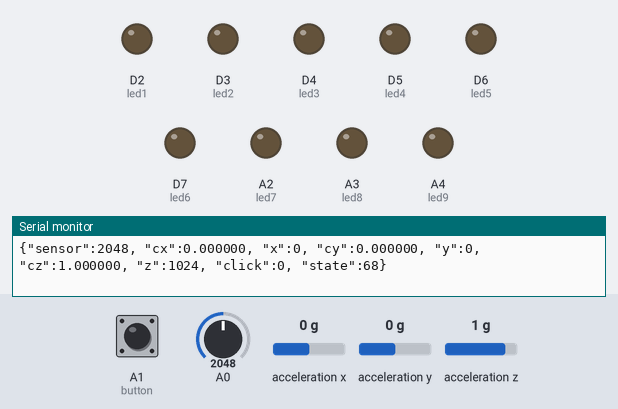
Recording of a sketch running on a simulated Particle Photon. Shown: output pins drawn as LEDs (lit = HIGH), the last lines printed to the serial monitor. Wiring (inferred from the names in the program): MMA8452 accelerometer at I2C address 0x1D. Inputs (shaded band) come from the test bench; at power-on: acceleration x 0 g, acceleration y 0 g, A0 = 2048, A1 (button) LOW, acceleration z 1 g.

Above: at 1.2 s.
1.3 s: acceleration x set to -1.4 g
At 2.3 s:
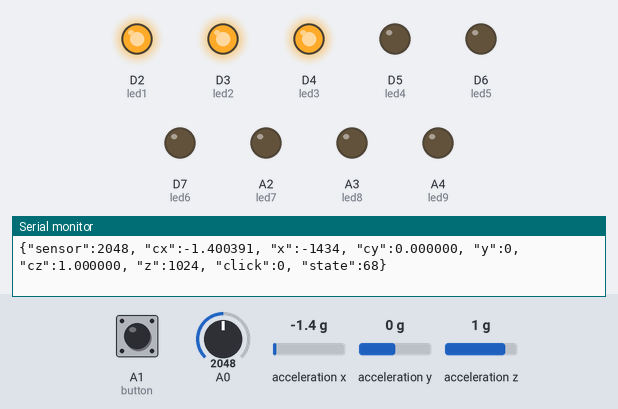
2.8 s: acceleration y set to 0.2 g
At 3.7 s:
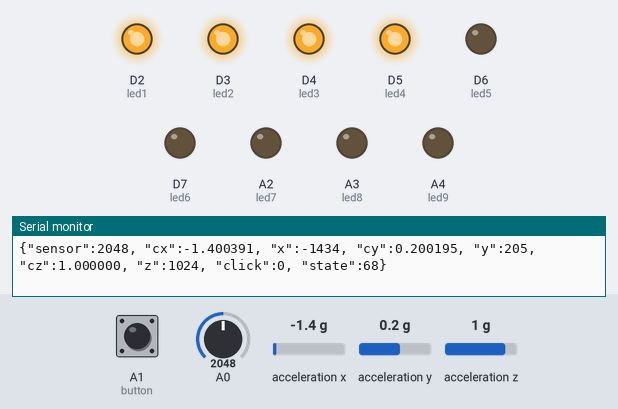
4.3 s: acceleration x set to -0.8 g
7.3 s: acceleration x set to -0.5 g
At 8.4 s:
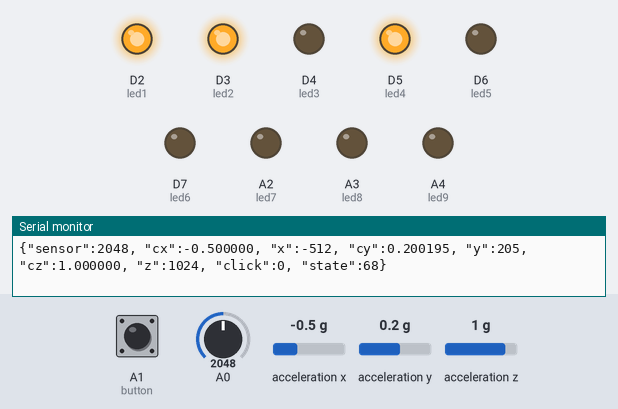
8.8 s: acceleration y set to -1.4 g
At 10.0 s:
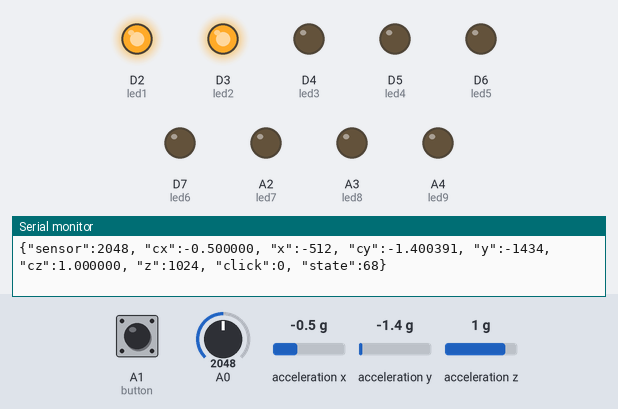
10.3 s: acceleration y set to 0.8 g
At 11.7 s:
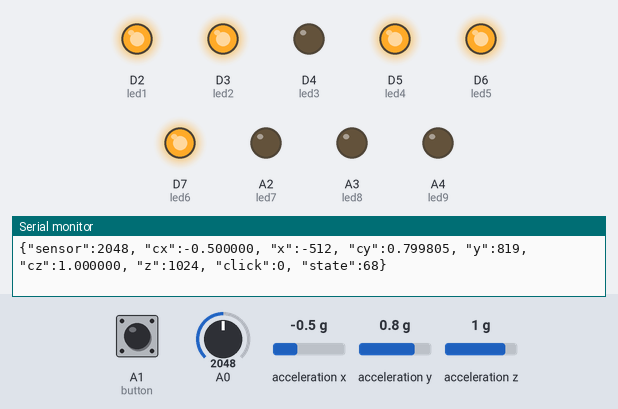
Timing chart, 0 to 12.8 s (numbered marks = the images above; inputs shaded):
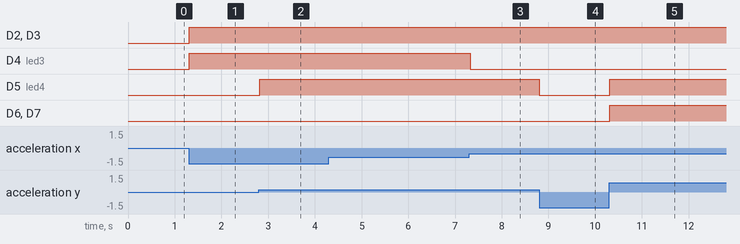

The sketch:

testing.ino
```cpp
SYSTEM_MODE(SEMI_AUTOMATIC);
int led1 = D2;
int led2 = D3;
int led3 = D4;
int led4 = D5;
int led5 = D6;
int led6 = D7;
int led7 = A2;
int led8 = A3;
int led9 = A4;
/*
void setup()
{
    pinMode(led9, OUTPUT);
}

void loop()
{
  digitalWrite(led9,HIGH);
}*/

#include <MMA8452Q.h>
//SYSTEM_MODE(SEMI_AUTOMATIC);
char publishString1[180];
// Create an MMA8452Q object, used throughout the rest of the sketch.
MMA8452Q accel;
//int led1 = A5;
int selection = 1;
char inByte = 'D';
int state = 68;
int button = A1;
// The above works if the MMA8452Q's address select pin (SA0) is high.
// If SA0 is low (if the jumper on the back of the SparkFun MMA8452Q breakout
// board is closed), initialize it like this:
// MMA8452Q accel(MMA8452Q_ADD_SA0_);

void setup()
{
    Serial.begin(9600);
    accel.init(SCALE_2G, ODR_1);
    pinMode(led1, OUTPUT);
    pinMode(led2, OUTPUT);
    pinMode(led3, OUTPUT);
    pinMode(led4, OUTPUT);
    pinMode(led5, OUTPUT);
    pinMode(led6, OUTPUT);
    pinMode(led7, OUTPUT);
    pinMode(led8, OUTPUT);
    pinMode(led9, OUTPUT);
    //Spark.function("led",ledToggle);
    pinMode(button, INPUT);
    //pinMode(D5, OUTPUT);
    //pinMode(D6, OUTPUT);
    //pinMode(D7, OUTPUT);
}

void loop()
{

    if (Serial.available())
    {
       inByte = Serial.read();
       state = int(inByte);
       if(state == 68){
         ledToggle("on");
       }else if( state == 86){
         ledToggle("off");
       }
    }

    if (accel.available())
    {
        accel.read();
        unsigned lightSensor = analogRead(A0);
        int x = accel.x;
        float cx = accel.cx;
        int y = accel.y;
        float cy = accel.cy;
        int z = accel.z;
        float cz = accel.cz;
        int click = 0;
        //int tap= accel.readTap();
        allLight(x, y);
        if(digitalRead(button) == HIGH)
        {
          click = 1;
        }

        sprintf(publishString1,"{\"sensor\":%u, \"cx\":%f, \"x\":%d, \"cy\":%f, \"y\":%d, \"cz\":%f, \"z\":%d, \"click\":%d, \"state\":%d}",lightSensor,cx,x,cy,y,cz,z,click,state);
        Serial.println(publishString1);
        if(selection == 1){
          Spark.publish("everything",publishString1);
        }else{
          Spark.publish("erase",publishString1);
        }
    }


}

void allLight(int xValue, int yValue){
  if(xValue > 0){
    digitalWrite(led7,HIGH);
  }else{
    digitalWrite(led7, LOW);
  }

  if(xValue > 341){
    digitalWrite(led8, HIGH);
  }else{
    digitalWrite(led8, LOW);
  }

  if(xValue > 685){
    digitalWrite(led9, HIGH);
  }else{
    digitalWrite(led9, LOW);
  }

  if(xValue < 0){
    digitalWrite(led1,HIGH);
  }else{
    digitalWrite(led1, LOW);
  }

  if(xValue < -341){
    digitalWrite(led2, HIGH);
  }else{
    digitalWrite(led2, LOW);
  }

  if(xValue < -685){
    digitalWrite(led3, HIGH);
  }else{
    digitalWrite(led3, LOW);
  }

  if(yValue > 0){
    digitalWrite(led4,HIGH);
  }else{
    digitalWrite(led4, LOW);
  }

  if(yValue > 341){
    digitalWrite(led5, HIGH);
  }else{
    digitalWrite(led5, LOW);
  }

  if(yValue > 685){
    digitalWrite(led6, HIGH);
  }else{
    digitalWrite(led6, LOW);
  }
}

int ledToggle(String command) {

    if (command=="on") {
        digitalWrite(led1,LOW);
        selection = 1;
        return 1;
    }
    else if (command=="off") {
        digitalWrite(led1,HIGH);
        selection = 0;
        return 0;
    }
    else {
        return -1;
    }
}
```

MMA8452Q.cpp
```cpp
// (licence header left out)
#include "MMA8452Q.h"
#include <application.h>
// #include <Wire.h>

// CONSTRUCTUR
//   This function, called when you initialize the class will simply write the
//   supplied address into a private variable for future use.
//   The variable addr should be either 0x1C or 0x1D, depending on which voltage
//   the SA0 pin is tied to (GND or 3.3V respectively).
MMA8452Q::MMA8452Q(byte addr)
{
	address = addr; // Store address into private variable
}

// INITIALIZATION
//	This function initializes the MMA8452Q. It sets up the scale (either 2, 4,
//	or 8g), output data rate, portrait/landscape detection and tap detection.
//	It also checks the WHO_AM_I register to make sure we can communicate with
//	the sensor. Returns a 0 if communication failed, 1 if successful.
byte MMA8452Q::init(MMA8452Q_Scale fsr, MMA8452Q_ODR odr)
{
	scale = fsr; // Haul fsr into our class variable, scale

	Wire.begin(); // Initialize I2C

	byte c = readRegister(WHO_AM_I);  // Read WHO_AM_I register

	if (c != 0x2A) // WHO_AM_I should always be 0x2A
	{
		return 0;
	}

	standby();  // Must be in standby to change registers

	setScale(scale);  // Set up accelerometer scale
	setODR(odr);  // Set up output data rate
	setupPL();  // Set up portrait/landscape detection
	// Multiply parameter by 0.0625g to calculate threshold.
  // 0x08 = 8. 8*0.0625 = 0.5
  // 0x20 = 32. 32*0.0625 = 2
	setupTap(0x20, 0x80, 0x80); // Disable z, y, set x to 2g
	// setupTap(0x80, 0x80, 0x08); // Disable x, y, set z to 0.5g

	active();  // Set to active to start reading

	return 1;
}

// READ ACCELERATION DATA
//  This function will read the acceleration values from the MMA8452Q. After
//	reading, it will update two triplets of variables:
//		* int's x, y, and z will store the signed 12-bit values read out
//		  of the acceleromter.
//		* floats cx, cy, and cz will store the calculated acceleration from
//		  those 12-bit values. These variables are in units of g's.
void MMA8452Q::read()
{
	byte rawData[6];  // x/y/z accel register data stored here

	readRegisters(OUT_X_MSB, rawData, 6);  // Read the six raw data registers into data array

	x = ((short)(rawData[0]<<8 | rawData[1])) >> 4;
	y = ((short)(rawData[2]<<8 | rawData[3])) >> 4;
	z = ((short)(rawData[4]<<8 | rawData[5])) >> 4;
	cx = (float) x / (float)(1<<11) * (float)(scale);
	cy = (float) y / (float)(1<<11) * (float)(scale);
	cz = (float) z / (float)(1<<11) * (float)(scale);
}

// CHECK IF NEW DATA IS AVAILABLE
//	This function checks the status of the MMA8452Q to see if new data is availble.
//	returns 0 if no new data is present, or a 1 if new data is available.
byte MMA8452Q::available()
{
	return (readRegister(STATUS) & 0x08) >> 3;
}

// SET FULL-SCALE RANGE
//	This function sets the full-scale range of the x, y, and z axis accelerometers.
//	Possible values for the fsr variable are SCALE_2G, SCALE_4G, or SCALE_8G.
void MMA8452Q::setScale(MMA8452Q_Scale fsr)
{
	// Must be in standby mode to make changes!!!
	byte cfg = readRegister(XYZ_DATA_CFG);
	cfg &= 0xFC; // Mask out scale bits
	cfg |= (fsr >> 2);  // Neat trick, see page 22. 00 = 2G, 01 = 4A, 10 = 8G
	writeRegister(XYZ_DATA_CFG, cfg);
}

// SET THE OUTPUT DATA RATE
//	This function sets the output data rate of the MMA8452Q.
//	Possible values for the odr parameter are: ODR_800, ODR_400, ODR_200,
//	ODR_100, ODR_50, ODR_12, ODR_6, or ODR_1
void MMA8452Q::setODR(MMA8452Q_ODR odr)
{
	// Must be in standby mode to make changes!!!
	byte ctrl = readRegister(CTRL_REG1);
	ctrl &= 0xCF; // Mask out data rate bits
	ctrl |= (odr << 3);
	writeRegister(CTRL_REG1, ctrl);
}

// SET UP TAP DETECTION
//	This function can set up tap detection on the x, y, and/or z axes.
//	The xThs, yThs, and zThs parameters serve two functions:
//		1. Enable tap detection on an axis. If the 7th bit is SET (0x80)
//			tap detection on that axis will be DISABLED.
//		2. Set tap g's threshold. The lower 7 bits will set the tap threshold
//			on that axis.
void MMA8452Q::setupTap(byte xThs, byte yThs, byte zThs)
{
	// Set up single and double tap - 5 steps:
	// for more info check out this app note:
	// http://cache.freescale.com/files/sensors/doc/app_note/AN4072.pdf
	// Set the threshold - minimum required acceleration to cause a tap.
	byte temp = 0;
	if (!(xThs & 0x80)) // If top bit ISN'T set
	{
		temp |= 0x3; // Enable taps on x
		writeRegister(PULSE_THSX, xThs);  // x thresh
	}
	if (!(yThs & 0x80))
	{
		temp |= 0xC; // Enable taps on y
		writeRegister(PULSE_THSY, yThs);  // y thresh
	}
	if (!(zThs & 0x80))
	{
		temp |= 0x30; // Enable taps on z
		writeRegister(PULSE_THSZ, zThs);  // z thresh
	}
	// Set up single and/or double tap detection on each axis individually.
	writeRegister(PULSE_CFG, temp | 0x40);
	// Set the time limit - the maximum time that a tap can be above the thresh
	writeRegister(PULSE_TMLT, 0x30);  // 30ms time limit at 800Hz odr
	// Set the pulse latency - the minimum required time between pulses
	writeRegister(PULSE_LTCY, 0xA0);  // 200ms (at 800Hz odr) between taps min
	// Set the second pulse window - maximum allowed time between end of
	//	latency and start of second pulse
	writeRegister(PULSE_WIND, 0xFF);  // 5. 318ms (max value) between taps max
}

// READ TAP STATUS
//	This function returns any taps read by the MMA8452Q. If the function
//	returns no new taps were detected. Otherwise the function will return the
//	lower 7 bits of the PULSE_SRC register.
byte MMA8452Q::readTap()
{
	byte tapStat = readRegister(PULSE_SRC);
	if (tapStat & 0x80) // Read EA bit to check if a interrupt was generated
	{
		return tapStat & 0x7F;
	}
	else
		return 0;
}

// SET UP PORTRAIT/LANDSCAPE DETECTION
//	This function sets up portrait and landscape detection.
void MMA8452Q::setupPL()
{
	// Must be in standby mode to make changes!!!
	// For more info check out this app note:
	//	http://cache.freescale.com/files/sensors/doc/app_note/AN4068.pdf
	// 1. Enable P/L
	writeRegister(PL_CFG, readRegister(PL_CFG) | 0x40); // Set PL_EN (enable)
	// 2. Set the debounce rate
	writeRegister(PL_COUNT, 0x50);  // Debounce counter at 100ms (at 800 hz)
}

// READ PORTRAIT/LANDSCAPE STATUS
//	This function reads the portrait/landscape status register of the MMA8452Q.
//	It will return either PORTRAIT_U, PORTRAIT_D, LANDSCAPE_R, LANDSCAPE_L,
//	or LOCKOUT. LOCKOUT indicates that the sensor is in neither p or ls.
byte MMA8452Q::readPL()
{
	byte plStat = readRegister(PL_STATUS);

	if (plStat & 0x40) // Z-tilt lockout
		return LOCKOUT;
	else // Otherwise return LAPO status
		return (plStat & 0x6) >> 1;
}

// SET STANDBY MODE
//	Sets the MMA8452 to standby mode. It must be in standby to change most register settings
void MMA8452Q::standby()
{
	byte c = readRegister(CTRL_REG1);
	writeRegister(CTRL_REG1, c & ~(0x01)); //Clear the active bit to go into standby
}

// SET ACTIVE MODE
//	Sets the MMA8452 to active mode. Needs to be in this mode to output data
void MMA8452Q::active()
{
	byte c = readRegister(CTRL_REG1);
	writeRegister(CTRL_REG1, c | 0x01); //Set the active bit to begin detection
}

// WRITE A SINGLE REGISTER
// 	Write a single byte of data to a register in the MMA8452Q.
void MMA8452Q::writeRegister(MMA8452Q_Register reg, byte data)
{
	writeRegisters(reg, &data, 1);
}

// WRITE MULTIPLE REGISTERS
//	Write an array of "len" bytes ("buffer"), starting at register "reg", and
//	auto-incrmenting to the next.
void MMA8452Q::writeRegisters(MMA8452Q_Register reg, byte *buffer, byte len)
{
	Wire.beginTransmission(address);
	Wire.write(reg);
	for (int x = 0; x < len; x++)
		Wire.write(buffer[x]);
	Wire.endTransmission(); //Stop transmitting
}

// READ A SINGLE REGISTER
//	Read a byte from the MMA8452Q register "reg".
byte MMA8452Q::readRegister(MMA8452Q_Register reg)
{
	Wire.beginTransmission(address);
	Wire.write(reg);
	Wire.endTransmission(false); //endTransmission but keep the connection active

	Wire.requestFrom(address, (byte) 1); //Ask for 1 byte, once done, bus is released by default

	while(!Wire.available()) ; //Wait for the data to come back

	return Wire.read(); //Return this one byte
}

// READ MULTIPLE REGISTERS
//	Read "len" bytes from the MMA8452Q, starting at register "reg". Bytes are stored
//	in "buffer" on exit.
void MMA8452Q::readRegisters(MMA8452Q_Register reg, byte *buffer, byte len)
{
	Wire.beginTransmission(address);
	Wire.write(reg);
	Wire.endTransmission(false); //endTransmission but keep the connection active

	Wire.requestFrom(address, len); //Ask for bytes, once done, bus is released by default

	while(Wire.available() < len); //Hang out until we get the # of bytes we expect

	for(int x = 0 ; x < len ; x++)
		buffer[x] = Wire.read();
}
```

MMA8452Q.h
```cpp
// (licence header left out)
#ifndef MMA8452Q_h
#define MMA8452Q_h

#include <application.h>

///////////////////////////////////
// MMA8452Q Register Definitions //
///////////////////////////////////
enum MMA8452Q_Register {
	STATUS = 0x00,
	OUT_X_MSB = 0x01,
	OUT_X_LSB = 0x02,
	OUT_Y_MSB = 0x03,
	OUT_Y_LSB = 0x04,
	OUT_Z_MSB = 0x05,
	OUT_Z_LSB = 0x06,
	SYSMOD = 0x0B,
	INT_SOURCE = 0x0C,
	WHO_AM_I = 0x0D,
	XYZ_DATA_CFG = 0x0E,
	HP_FILTER_CUTOFF = 0x0F,
	PL_STATUS = 0x10,
	PL_CFG = 0x11,
	PL_COUNT = 0x12,
	PL_BF_ZCOMP = 0x13,
	P_L_THS_REG = 0x14,
	FF_MT_CFG = 0x15,
	FF_MT_SRC = 0x16,
	FF_MT_THS = 0x17,
	FF_MT_COUNT = 0x18,
	TRANSIENT_CFG = 0x1D,
	TRANSIENT_SRC = 0x1E,
	TRANSIENT_THS = 0x1F,
	TRANSIENT_COUNT = 0x20,
	PULSE_CFG = 0x21,
	PULSE_SRC = 0x22,
	PULSE_THSX = 0x23,
	PULSE_THSY = 0x24,
	PULSE_THSZ = 0x25,
	PULSE_TMLT = 0x26,
	PULSE_LTCY = 0x27,
	PULSE_WIND = 0x28,
	ASLP_COUNT = 0x29,
	CTRL_REG1 = 0x2A,
	CTRL_REG2 = 0x2B,
	CTRL_REG3 = 0x2C,
	CTRL_REG4 = 0x2D,
	CTRL_REG5 = 0x2E,
	OFF_X = 0x2F,
	OFF_Y = 0x30,
	OFF_Z = 0x31
};

////////////////////////////////
// MMA8452Q Misc Declarations //
////////////////////////////////
enum MMA8452Q_Scale {SCALE_2G = 2, SCALE_4G = 4, SCALE_8G = 8}; // Possible full-scale settings
enum MMA8452Q_ODR {ODR_800, ODR_400, ODR_200, ODR_100, ODR_50, ODR_12, ODR_6, ODR_1}; // possible data rates
// Possible portrait/landscape settings
#define PORTRAIT_U 0
#define PORTRAIT_D 1
#define LANDSCAPE_R 2
#define LANDSCAPE_L 3
#define LOCKOUT 0x40

////////////////////////////////
// MMA8452Q Class Declaration //
////////////////////////////////
class MMA8452Q
{
public:
    MMA8452Q(byte addr = 0x1D); // Constructor

	byte init(MMA8452Q_Scale fsr = SCALE_2G, MMA8452Q_ODR odr = ODR_800);
    void read();
	byte available();
	byte readTap();
	byte readPL();

    short x, y, z;
	float cx, cy, cz;
private:
	byte address;
	MMA8452Q_Scale scale;

	void standby();
	void active();
	void setupPL();
	void setupTap(byte xThs, byte yThs, byte zThs);
	void setScale(MMA8452Q_Scale fsr);
	void setODR(MMA8452Q_ODR odr);
	void writeRegister(MMA8452Q_Register reg, byte data);
    void writeRegisters(MMA8452Q_Register reg, byte *buffer, byte len);
	byte readRegister(MMA8452Q_Register reg);
    void readRegisters(MMA8452Q_Register reg, byte *buffer, byte len);
};

#endif
```

Measured:
- the behaviour switches between 0 and 0.1 g on acceleration y (found by bisection; images 1 and 2)
- the behaviour switches between -0.7 and -0.6 g on acceleration x (found by bisection; images 2 and 3)
- after the input at 1.3 s, D2 (led1), D3 (led2), D4 (led3): LOW → HIGH at once
- after the input at 2.8 s, D5 (led4): LOW → HIGH at once
- after the input at 7.3 s, D4 (led3): HIGH → LOW at once
- after the input at 8.8 s, D5 (led4): HIGH → LOW at once
- after the input at 10.3 s, D5 (led4), D6 (led5), D7 (led6): LOW → HIGH at once
